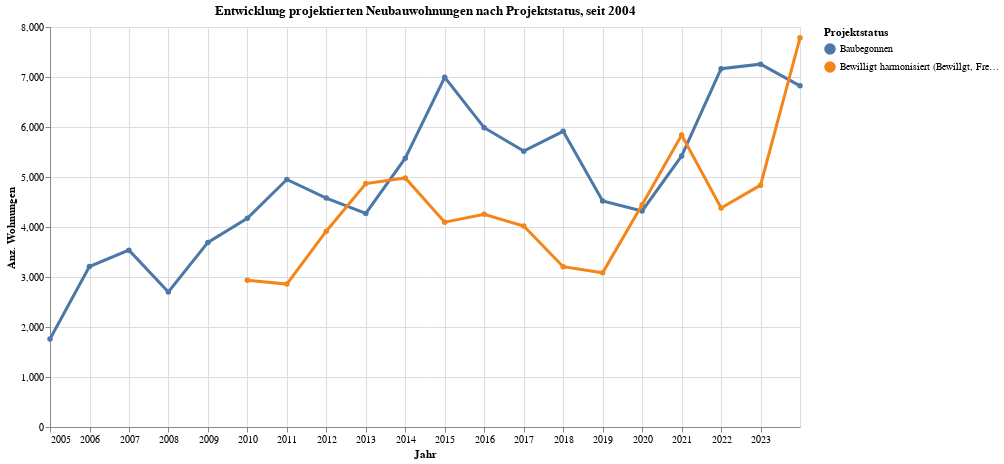

Notebook code for this chart:
### Code cell
grafik4 = mypy_dv.plot_altair_multiline_highlight(
    data = myAgg4.reset_index()
    , x = 'StichtagDatJahr:T'
    , y = 'sum_WHG:Q'
    , myTitle = "Entwicklung projektierten Neubauwohnungen nach Projektstatus, seit "+str(data2betested.index.year.min())
    , x_beschriftung = 'Jahr'
    , y_beschriftung = 'Anz. Wohnungen'
    , warning_status  = "ignore"
    , category='PST_LANG:N'
    , category_beschriftung='Projektstatus'
)
grafik4

### Figure 1 — Vega-Lite specification as saved in the notebook (floating-point values rounded to 4 significant figures)
{"config": {"view": {"continuousWidth": 300, "continuousHeight": 300}}, "layer": [{"mark": {"type": "circle"}, "encoding": {"color": {"field": "PST_LANG", "legend": {"orient": "right", "title": "Projektstatus"}, "type": "nominal"}, "opacity": {"value": 1.3}, "tooltip": [{"field": "StichtagDatJahr", "type": "temporal"}, {"field": "PST_LANG", "type": "nominal"}, {"field": "sum_WHG", "type": "quantitative"}], "x": {"axis": {"title": "Jahr"}, "field": "StichtagDatJahr", "type": "temporal"}, "y": {"axis": {"title": "Anz. Wohnungen"}, "field": "sum_WHG", "type": "quantitative"}}, "name": "view_4", "title": "Entwicklung projektierten Neubauwohnungen nach Projektstatus, seit 2004"}, {"mark": {"type": "line"}, "encoding": {"color": {"field": "PST_LANG", "legend": {"orient": "right", "title": "Projektstatus"}, "type": "nominal"}, "size": {"condition": {"test": {"not": {"param": "param_4"}}, "value": 1.2}, "value": 3}, "tooltip": [{"field": "StichtagDatJahr", "type": "temporal"}, {"field": "PST_LANG", "type": "nominal"}, {"field": "sum_WHG", "type": "quantitative"}], "x": {"axis": {"title": "Jahr"}, "field": "StichtagDatJahr", "type": "temporal"}, "y": {"axis": {"title": "Anz. Wohnungen"}, "field": "sum_WHG", "type": "quantitative"}}, "title": "Entwicklung projektierten Neubauwohnungen nach Projektstatus, seit 2004"}], "data": {"name": "data-83000b279329d610e6e2d90fbeb15722"}, "height": 400, "params": [{"name": "param_4", "select": {"type": "point", "fields": ["PST_LANG:N"], "nearest": true, "on": "pointerover"}, "views": ["view_4"]}], "width": 750, "$schema": "https://vega.github.io/schema/vega-lite/v5.8.0.json", "datasets": {"data-83000b279329d610e6e2d90fbeb15722": [{"StichtagDatJahr": "2004-12-31T00:00:00", "ARA_LANG": "Neubau", "ARA_CODE": "ARA2001", "PST_LANG": "Baubegonnen", "PST_CODE": "PST0006", "sum_WHG": 1759.0}, {"StichtagDatJahr": "2005-12-31T00:00:00", "ARA_LANG": "Neubau", "ARA_CODE": "ARA2001", "PST_LANG": "Baubegonnen", "PST_CODE": "PST0006", "sum_WHG": 3210.0}, {"StichtagDatJahr": "2006-12-31T00:00:00", "ARA_LANG": "Neubau", "ARA_CODE": "ARA2001", "PST_LANG": "Baubegonnen", "PST_CODE": "PST0006", "sum_WHG": 3537.0}, {"StichtagDatJahr": "2007-12-31T00:00:00", "ARA_LANG": "Neubau", "ARA_CODE": "ARA2001", "PST_LANG": "Baubegonnen", "PST_CODE": "PST0006", "sum_WHG": 2700.0}, {"StichtagDatJahr": "2008-12-31T00:00:00", "ARA_LANG": "Neubau", "ARA_CODE": "ARA2001", "PST_LANG": "Baubegonnen", "PST_CODE": "PST0006", "sum_WHG": 3692.0}, {"StichtagDatJahr": "2009-12-31T00:00:00", "ARA_LANG": "Neubau", "ARA_CODE": "ARA2001", "PST_LANG": "Baubegonnen", "PST_CODE": "PST0006", "sum_WHG": 4176.0}, {"StichtagDatJahr": "2009-12-31T00:00:00", "ARA_LANG": "Neubau", "ARA_CODE": "ARA2001", "PST_LANG": "Bewilligt harmonisiert (Bewillgt, Freigegeben, Sistiert)", "PST_CODE": "PST0101", "sum_WHG": 2933.0}, {"StichtagDatJahr": "2010-12-31T00:00:00", "ARA_LANG": "Neubau", "ARA_CODE": "ARA2001", "PST_LANG": "Bewilligt harmonisiert (Bewillgt, Freigegeben, Sistiert)", "PST_CODE": "PST0101", "sum_WHG": 2858.0}, {"StichtagDatJahr": "2010-12-31T00:00:00", "ARA_LANG": "Neubau", "ARA_CODE": "ARA2001", "PST_LANG": "Baubegonnen", "PST_CODE": "PST0006", "sum_WHG": 4951.0}, {"StichtagDatJahr": "2011-12-31T00:00:00", "ARA_LANG": "Neubau", "ARA_CODE": "ARA2001", "PST_LANG": "Baubegonnen", "PST_CODE": "PST0006", "sum_WHG": 4579.0}, {"StichtagDatJahr": "2011-12-31T00:00:00", "ARA_LANG": "Neubau", "ARA_CODE": "ARA2001", "PST_LANG": "Bewilligt harmonisiert (Bewillgt, Freigegeben, Sistiert)", "PST_CODE": "PST0101", "sum_WHG": 3916.0}, {"StichtagDatJahr": "2012-12-31T00:00:00", "ARA_LANG": "Neubau", "ARA_CODE": "ARA2001", "PST_LANG": "Baubegonnen", "PST_CODE": "PST0006", "sum_WHG": 4272.0}, {"StichtagDatJahr": "2012-12-31T00:00:00", "ARA_LANG": "Neubau", "ARA_CODE": "ARA2001", "PST_LANG": "Bewilligt harmonisiert (Bewillgt, Freigegeben, Sistiert)", "PST_CODE": "PST0101", "sum_WHG": 4869.0}, {"StichtagDatJahr": "2013-12-31T00:00:00", "ARA_LANG": "Neubau", "ARA_CODE": "ARA2001", "PST_LANG": "Baubegonnen", "PST_CODE": "PST0006", "sum_WHG": 5377.0}, {"StichtagDatJahr": "2013-12-31T00:00:00", "ARA_LANG": "Neubau", "ARA_CODE": "ARA2001", "PST_LANG": "Bewilligt harmonisiert (Bewillgt, Freigegeben, Sistiert)", "PST_CODE": "PST0101", "sum_WHG": 4981.0}, {"StichtagDatJahr": "2014-12-31T00:00:00", "ARA_LANG": "Neubau", "ARA_CODE": "ARA2001", "PST_LANG": "Bewilligt harmonisiert (Bewillgt, Freigegeben, Sistiert)", "PST_CODE": "PST0101", "sum_WHG": 4096.0}, {"StichtagDatJahr": "2014-12-31T00:00:00", "ARA_LANG": "Neubau", "ARA_CODE": "ARA2001", "PST_LANG": "Baubegonnen", "PST_CODE": "PST0006", "sum_WHG": 6993.0}, {"StichtagDatJahr": "2015-12-31T00:00:00", "ARA_LANG": "Neubau", "ARA_CODE": "ARA2001", "PST_LANG": "Bewilligt harmonisiert (Bewillgt, Freigegeben, Sistiert)", "PST_CODE": "PST0101", "sum_WHG": 4253.0}, {"StichtagDatJahr": "2015-12-31T00:00:00", "ARA_LANG": "Neubau", "ARA_CODE": "ARA2001", "PST_LANG": "Baubegonnen", "PST_CODE": "PST0006", "sum_WHG": 5986.0}, {"StichtagDatJahr": "2016-12-31T00:00:00", "ARA_LANG": "Neubau", "ARA_CODE": "ARA2001", "PST_LANG": "Baubegonnen", "PST_CODE": "PST0006", "sum_WHG": 5517.0}, {"StichtagDatJahr": "2016-12-31T00:00:00", "ARA_LANG": "Neubau", "ARA_CODE": "ARA2001", "PST_LANG": "Bewilligt harmonisiert (Bewillgt, Freigegeben, Sistiert)", "PST_CODE": "PST0101", "sum_WHG": 4020.0}, {"StichtagDatJahr": "2017-12-31T00:00:00", "ARA_LANG": "Neubau", "ARA_CODE": "ARA2001", "PST_LANG": "Baubegonnen", "PST_CODE": "PST0006", "sum_WHG": 5913.0}, {"StichtagDatJahr": "2017-12-31T00:00:00", "ARA_LANG": "Neubau", "ARA_CODE": "ARA2001", "PST_LANG": "Bewilligt harmonisiert (Bewillgt, Freigegeben, Sistiert)", "PST_CODE": "PST0101", "sum_WHG": 3206.0}, {"StichtagDatJahr": "2018-12-31T00:00:00", "ARA_LANG": "Neubau", "ARA_CODE": "ARA2001", "PST_LANG": "Baubegonnen", "PST_CODE": "PST0006", "sum_WHG": 4522.0}, {"StichtagDatJahr": "2018-12-31T00:00:00", "ARA_LANG": "Neubau", "ARA_CODE": "ARA2001", "PST_LANG": "Bewilligt harmonisiert (Bewillgt, Freigegeben, Sistiert)", "PST_CODE": "PST0101", "sum_WHG": 3083.0}, {"StichtagDatJahr": "2019-12-31T00:00:00", "ARA_LANG": "Neubau", "ARA_CODE": "ARA2001", "PST_LANG": "Baubegonnen", "PST_CODE": "PST0006", "sum_WHG": 4321.0}, {"StichtagDatJahr": "2019-12-31T00:00:00", "ARA_LANG": "Neubau", "ARA_CODE": "ARA2001", "PST_LANG": "Bewilligt harmonisiert (Bewillgt, Freigegeben, Sistiert)", "PST_CODE": "PST0101", "sum_WHG": 4447.0}, {"StichtagDatJahr": "2020-12-31T00:00:00", "ARA_LANG": "Neubau", "ARA_CODE": "ARA2001", "PST_LANG": "Baubegonnen", "PST_CODE": "PST0006", "sum_WHG": 5421.0}, {"StichtagDatJahr": "2020-12-31T00:00:00", "ARA_LANG": "Neubau", "ARA_CODE": "ARA2001", "PST_LANG": "Bewilligt harmonisiert (Bewillgt, Freigegeben, Sistiert)", "PST_CODE": "PST0101", "sum_WHG": 5840.0}, {"StichtagDatJahr": "2021-12-31T00:00:00", "ARA_LANG": "Neubau", "ARA_CODE": "ARA2001", "PST_LANG": "Baubegonnen", "PST_CODE": "PST0006", "sum_WHG": 7166.0}, {"StichtagDatJahr": "2021-12-31T00:00:00", "ARA_LANG": "Neubau", "ARA_CODE": "ARA2001", "PST_LANG": "Bewilligt harmonisiert (Bewillgt, Freigegeben, Sistiert)", "PST_CODE": "PST0101", "sum_WHG": 4380.0}, {"StichtagDatJahr": "2022-12-31T00:00:00", "ARA_LANG": "Neubau", "ARA_CODE": "ARA2001", "PST_LANG": "Baubegonnen", "PST_CODE": "PST0006", "sum_WHG": 7257.0}, {"StichtagDatJahr": "2022-12-31T00:00:00", "ARA_LANG": "Neubau", "ARA_CODE": "ARA2001", "PST_LANG": "Bewilligt harmonisiert (Bewillgt, Freigegeben, Sistiert)", "PST_CODE": "PST0101", "sum_WHG": 4837.0}, {"StichtagDatJahr": "2023-12-31T00:00:00", "ARA_LANG": "Neubau", "ARA_CODE": "ARA2001", "PST_LANG": "Baubegonnen", "PST_CODE": "PST0006", "sum_WHG": 6823.0}, {"StichtagDatJahr": "2023-12-31T00:00:00", "ARA_LANG": "Neubau", "ARA_CODE": "ARA2001", "PST_LANG": "Bewilligt harmonisiert (Bewillgt, Freigegeben, Sistiert)", "PST_CODE": "PST0101", "sum_WHG": 7783.0}]}}
